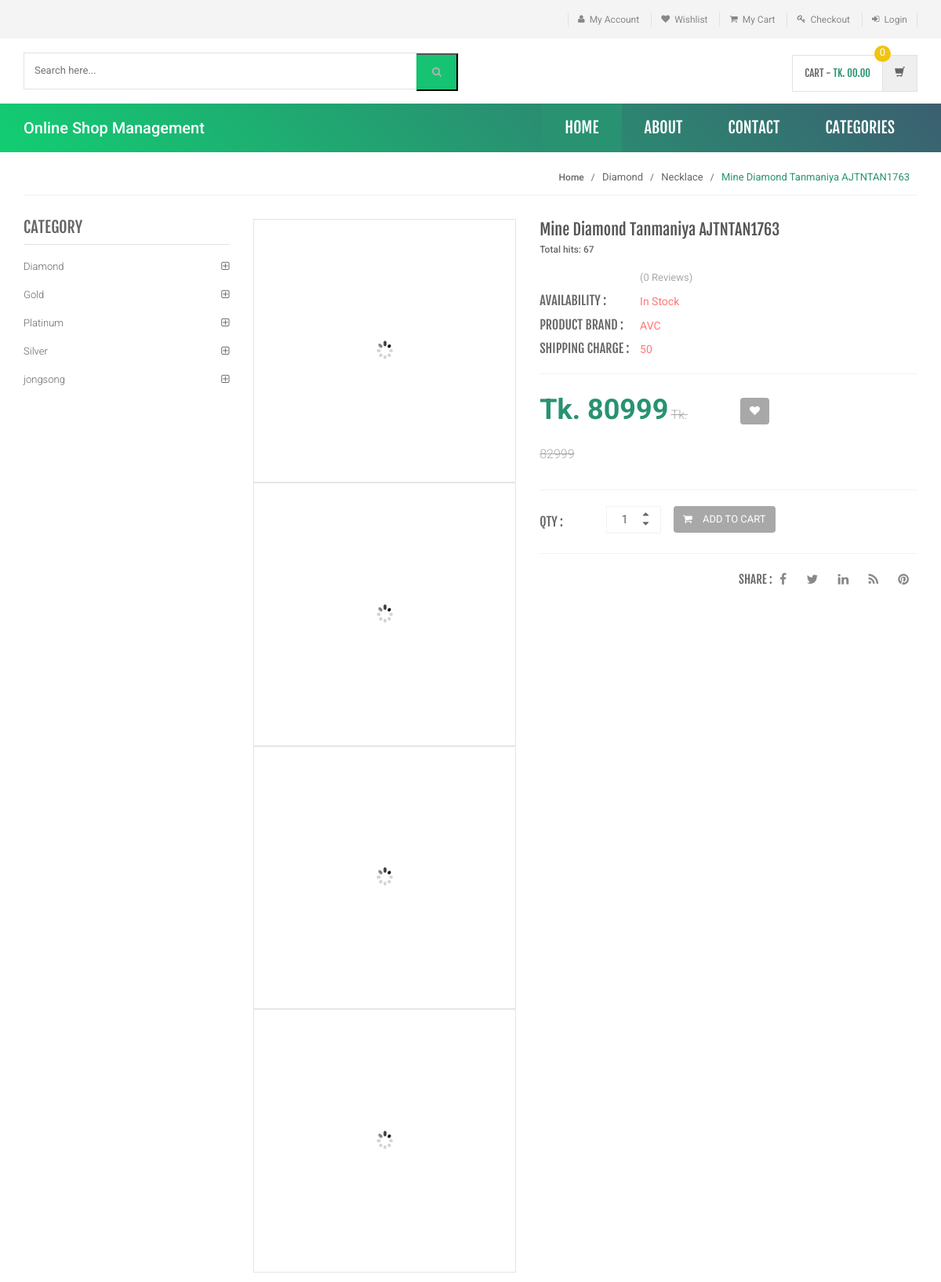
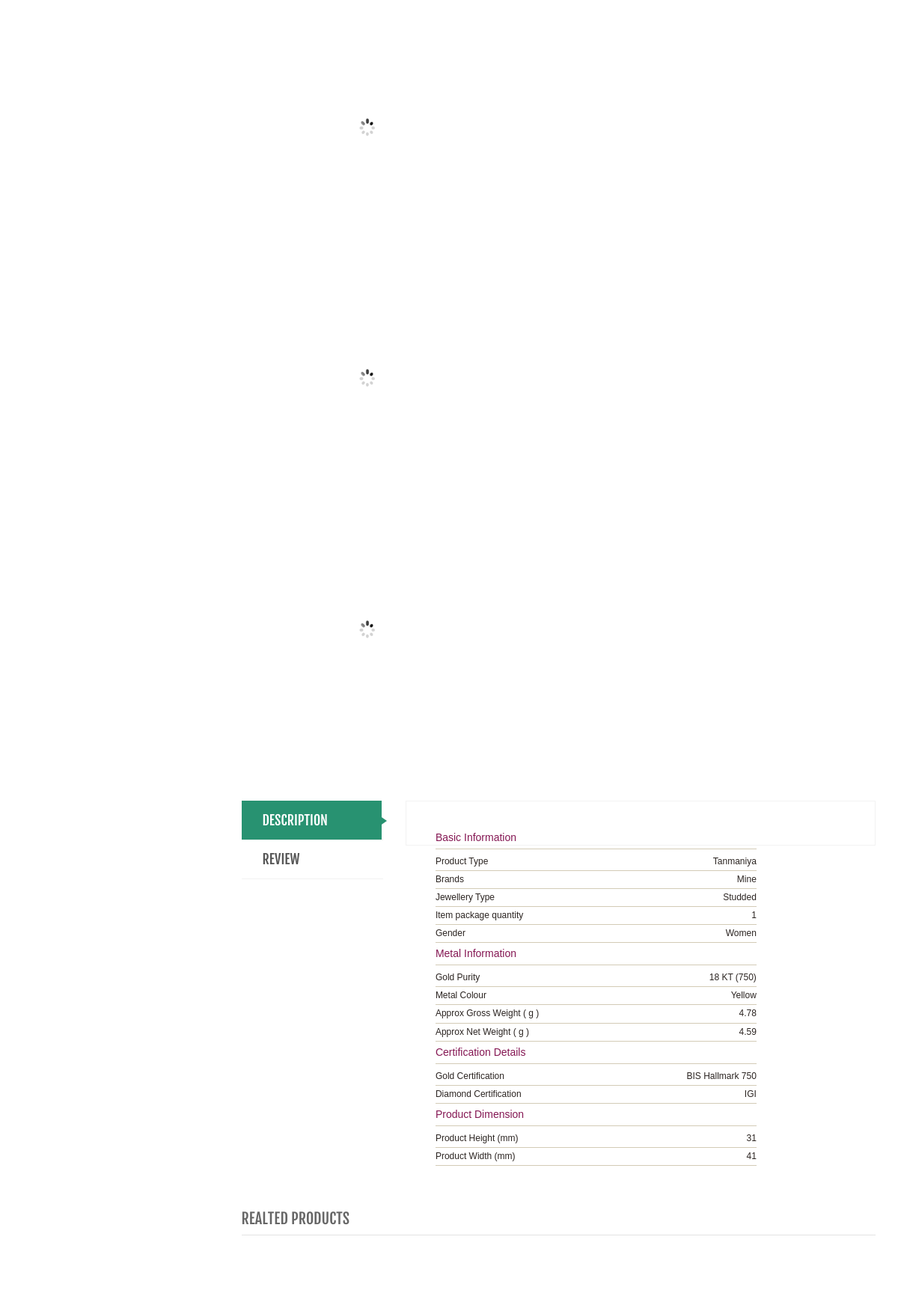
The app's page /product-details.php?pid=23 (upper part) with its own data (2 pictures, top to bottom).
### tables this page shows
CREATE TABLE `products` (
  `id` int(11) NOT NULL,
  `category` int(11) NOT NULL,
  `subCategory` int(11) DEFAULT NULL,
  `productName` varchar(255) DEFAULT NULL,
  `productCompany` varchar(255) DEFAULT NULL,
  `productPrice` int(11) DEFAULT NULL,
  `productPriceBeforeDiscount` int(11) DEFAULT NULL,
  `productDescription` longtext DEFAULT NULL,
  `productImage1` varchar(255) DEFAULT NULL,
  `productImage2` varchar(255) DEFAULT NULL,
  `productImage3` varchar(255) DEFAULT NULL,
  `shippingCharge` int(11) DEFAULT NULL,
  `productAvailability` varchar(255) DEFAULT NULL,
  `postingDate` timestamp NULL DEFAULT current_timestamp(),
  `updationDate` varchar(255) DEFAULT NULL,
  `views` int(11) NOT NULL
);

CREATE TABLE `category` (
  `id` int(11) NOT NULL,
  `categoryName` varchar(255) DEFAULT NULL,
  `categoryDescription` longtext DEFAULT NULL,
  `creationDate` timestamp NOT NULL DEFAULT current_timestamp(),
  `updationDate` varchar(255) DEFAULT NULL
);

CREATE TABLE `subcategory` (
  `id` int(11) NOT NULL,
  `categoryid` int(11) DEFAULT NULL,
  `subcategory` varchar(255) DEFAULT NULL,
  `creationDate` timestamp NULL DEFAULT current_timestamp(),
  `updationDate` varchar(255) DEFAULT NULL
);

### product-details.php (the view, shortened to what this page needs)
<?php
include('includes/config.php');
$pid=intval($_GET['pid']);
?>
<!DOCTYPE html>
<html lang="en">
	<head>
	    <link rel="stylesheet" href="assets/css/bootstrap.min.css">
	    <link rel="stylesheet" href="assets/css/main.css">
	    <link rel="stylesheet" href="assets/css/green.css">
	    <link rel="stylesheet" href="assets/css/owl.carousel.css">
		<link rel="stylesheet" href="assets/css/owl.transitions.css">
		<link rel="stylesheet" href="assets/css/lightbox.css" >
		<link rel="stylesheet" href="assets/css/animate.min.css">
		<link rel="stylesheet" href="assets/css/rateit.css">
		<link rel="stylesheet" href="assets/css/bootstrap-select.min.css">
		<link rel="stylesheet" href="assets/css/config.css">
		<link href="assets/css/green.css" rel="alternate stylesheet" title="Green color">
		<link href="assets/css/blue.css" rel="alternate stylesheet" title="Blue color">
		<link href="assets/css/red.css" rel="alternate stylesheet" title="Red color">
		<link href="assets/css/orange.css" rel="alternate stylesheet" title="Orange color">
		<link href="assets/css/dark-green.css" rel="alternate stylesheet" title="Darkgreen color">
		<link rel="stylesheet" href="assets/css/font-awesome.min.css">
	</head>
    <body class="cnt-home">
<header class="header-style-1">
<?php include('includes/top-header.php');?>
<?php include('includes/main-header.php');?>
<?php include('includes/menu-bar.php');?>
</header>
<div class="breadcrumb">
	<div class="container">
		<div class="breadcrumb-inner">
<?php
$ret=mysqli_query($con,"select category.categoryName as catname,subCategory.subcategory as subcatname,products.productName as pname from products join category on category.id=products.category join subcategory on subcategory.id=products.subCategory where products.id='$pid'");
while ($rw=mysqli_fetch_array($ret)) {
?>
			<ul class="list-inline list-unstyled">
				<li><a href="index.php">Home</a></li>
				<li><?php echo htmlentities($rw['catname']);?></a></li>
				<li><?php echo htmlentities($rw['subcatname']);?></li>
				<li class='active'><?php echo htmlentities($rw['pname']);?></li>
			</ul>
			<?php }?>
		</div>
	</div>
</div>
<div class="body-content outer-top-xs">
	<div class='container'>
		<div class='row single-product outer-bottom-sm '>
			<div class='col-md-3 sidebar'>
				<div class="sidebar-module-container">
<div class="sidebar-widget outer-bottom-xs wow fadeInUp">
	<h3 class="section-title">Category</h3>
	<div class="sidebar-widget-body m-t-10">
		<div class="accordion">
		            <?php $sql=mysqli_query($con,"select id,categoryName  from category");
while($row=mysqli_fetch_array($sql))
{
    ?>
	    	<div class="accordion-group">
	            <div class="accordion-heading">
	                <a href="category.php?cid=<?php echo $row['id'];?>"  class="accordion-toggle collapsed">
	                   <?php echo $row['categoryName'];?>
	                </a>
	            </div>
	        </div>
	        <?php } ?>
	    </div>
	</div>
</div>
				</div>
			</div>
<?php
$ret=mysqli_query($con,"select * from products where id='$pid'");
while($row=mysqli_fetch_array($ret))
{
?>
			<div class='col-md-9'>
				<div class="row  wow fadeInUp">
					     <div class="col-xs-12 col-sm-6 col-md-5 gallery-holder">
    <div class="product-item-holder size-big single-product-gallery small-gallery">
        <div id="owl-single-product">
 <div class="single-product-gallery-item" id="slide1">
                <a data-lightbox="image-1" data-title="<?php echo htmlentities($row['productName']);?>" href="admin/productimages/<?php echo htmlentities($row['id']);?>/<?php echo htmlentities($row['productImage1']);?>">
                    <img class="img-responsive" alt="" src="assets/images/blank.gif" data-echo="admin/productimages/<?php echo htmlentities($row['id']);?>/<?php echo htmlentities($row['productImage1']);?>" width="370" height="350" />
                </a>
            </div>
            <div class="single-product-gallery-item" id="slide1">
                <a data-lightbox="image-1" data-title="<?php echo htmlentities($row['productName']);?>" href="admin/productimages/<?php echo htmlentities($row['id']);?>/<?php echo htmlentities($row['productImage1']);?>">
                    <img class="img-responsive" alt="" src="assets/images/blank.gif" data-echo="admin/productimages/<?php echo htmlentities($row['id']);?>/<?php echo htmlentities($row['productImage1']);?>" width="370" height="350" />
                </a>
            </div>
            <div class="single-product-gallery-item" id="slide2">
                <a data-lightbox="image-1" data-title="Gallery" href="admin/productimages/<?php echo htmlentities($row['id']);?>/<?php echo htmlentities($row['productImage2']);?>">
                    <img class="img-responsive" alt="" src="assets/images/blank.gif" data-echo="admin/productimages/<?php echo htmlentities($row['id']);?>/<?php echo htmlentities($row['productImage2']);?>" />
                </a>
            </div>
            <div class="single-product-gallery-item" id="slide3">
                <a data-lightbox="image-1" data-title="Gallery" href="admin/productimages/<?php echo htmlentities($row['id']);?>/<?php echo htmlentities($row['productImage3']);?>">
                    <img class="img-responsive" alt="" src="assets/images/blank.gif" data-echo="admin/productimages/<?php echo htmlentities($row['id']);?>/<?php echo htmlentities($row['productImage3']);?>" />
                </a>
            </div>
        </div>
        <div class="single-product-gallery-thumbs gallery-thumbs">
            <div id="owl-single-product-thumbnails">
                <div class="item">
                    <a class="horizontal-thumb active" data-target="#owl-single-product" data-slide="1" href="#slide1">
                        <img class="img-responsive"  alt="" src="assets/images/blank.gif" data-echo="admin/productimages/<?php echo htmlentities($row['id']);?>/<?php echo htmlentities($row['productImage1']);?>" />
                    </a>
                </div>
            <div class="item">
                    <a class="horizontal-thumb" data-target="#owl-single-product" data-slide="2" href="#slide2">
                        <img class="img-responsive" width="85" alt="" src="assets/images/blank.gif" data-echo="admin/productimages/<?php echo htmlentities($row['id']);?>/<?php echo htmlentities($row['productImage2']);?>"/>
                    </a>
                </div>
                <div class="item">
                    <a class="horizontal-thumb" data-target="#owl-single-product" data-slide="3" href="#slide3">
                        <img class="img-responsive" width="85" alt="" src="assets/images/blank.gif" data-echo="admin/productimages/<?php echo htmlentities($row['id']);?>/<?php echo htmlentities($row['productImage3']);?>" height="200" />
                    </a>
                </div>
            </div>
        </div>
    </div>
</div>
					<div class='col-sm-6 col-md-7 product-info-block'>
						<div class="product-info">
							<h1 class="name"><?php echo htmlentities($row['productName']);
							?></h1>
							<h6>Total hits: <?php $view = $row['views'];
							$ret=mysqli_query($con, "update products set views=$view+1 where id=$pid");
							echo $view?></h6>
<?php
$rt=mysqli_query($con,"select * from productreviews where productId='$pid'");
$num=mysqli_num_rows($rt);
?>
							<div class="rating-reviews m-t-20">
								<div class="row">
									<div class="col-sm-3">
									</div>
									<div class="col-sm-8">
										<div class="reviews">
											<a href="#" class="lnk">(<?php echo htmlentities($num);?> Reviews)</a>
										</div>
									</div>
								</div>
							</div>
							<div class="stock-container info-container m-t-10">
								<div class="row">
									<div class="col-sm-3">
										<div class="stock-box">
											<span class="label">Availability :</span>
										</div>
									</div>
									<div class="col-sm-9">
										<div class="stock-box">
											<span class="value"><?php echo htmlentities($row['productAvailability']);?></span>
										</div>
									</div>
								</div>
							</div>
<div class="stock-container info-container m-t-10">
								<div class="row">
									<div class="col-sm-3">
										<div class="stock-box">
											<span class="label">Product Brand :</span>
										</div>
									</div>
									<div class="col-sm-9">
										<div class="stock-box">
											<span class="value"><?php echo htmlentities($row['productCompany']);?></span>
										</div>
									</div>
								</div>
							</div>
<div class="stock-container info-container m-t-10">
								<div class="row">
									<div class="col-sm-3">
										<div class="stock-box">
											<span class="label">Shipping Charge :</span>
										</div>
									</div>
									<div class="col-sm-9">
										<div class="stock-box">
											<span class="value"><?php if($row['shippingCharge']==0)
											{
												echo "Free";
											}
											else
											{
												echo htmlentities($row['shippingCharge']);
											}
											?></span>
										</div>
									</div>
								</div>
							</div>
							<div class="price-container info-container m-t-20">
								<div class="row">
									<div class="col-sm-6">
										<div class="price-box">
											<span class="price">Tk.  <?php echo htmlentities($row['productPrice']);?></span>
											<span class="price-strike">Tk. <?php echo htmlentities($row['productPriceBeforeDiscount']);?></span>
										</div>
									</div>
									<div class="col-sm-6">
										<div class="favorite-button m-t-10">
											<a class="btn btn-primary" data-toggle="tooltip" data-placement="right" title="Wishlist" href="product-details.php?pid=<?php echo htmlentities($row['id'])?>&&action=wishlist">
											    <i class="fa fa-heart"></i>
											</a>
										</div>
									</div>
								</div>
							</div>
							<div class="quantity-container info-container">
								<div class="row">
									<div class="col-sm-2">
										<span class="label">Qty :</span>
									</div>
									<div class="col-sm-2">
										<div class="cart-quantity">
											<div class="quant-input">
								                <div class="arrows">
								                  <div class="arrow plus gradient"><span class="ir"><i class="icon fa fa-sort-asc"></i></span></div>
								                  <div class="arrow minus gradient"><span class="ir"><i class="icon fa fa-sort-desc"></i></span></div>
								                </div>
								                <input type="text" value="1">
							              </div>
							            </div>
									</div>
									<div class="col-sm-7">
										<a href="product-details.php?page=product&action=add&id=<?php echo $row['id']; ?>" class="btn btn-primary"><i class="fa fa-shopping-cart inner-right-vs"></i> ADD TO CART</a>
									</div>
								</div>
							</div>
							<div class="product-social-link m-t-20 text-right">
								<span class="social-label">Share :</span>
								<div class="social-icons">
						            <ul class="list-inline">
						                <li><a class="fa fa-facebook" href="http://facebook.com/transvelo"></a></li>
						                <li><a class="fa fa-twitter" href="#"></a></li>
						                <li><a class="fa fa-linkedin" href="#"></a></li>
						                <li><a class="fa fa-rss" href="#"></a></li>
						                <li><a class="fa fa-pinterest" href="#"></a></li>
						            </ul>
						        </div>
							</div>
						</div>
					</div>
				</div>
				<div class="product-tabs inner-bottom-xs  wow fadeInUp">
					<div class="row">
						<div class="col-sm-3">
							<ul id="product-tabs" class="nav nav-tabs nav-tab-cell">
								<li class="active"><a data-toggle="tab" href="#description">DESCRIPTION</a></li>
								<li><a data-toggle="tab" href="#review">REVIEW</a></li>
							</ul>
						</div>
						<div class="col-sm-9">
							<div class="tab-content">
								<div id="description" class="tab-pane in active">
									<div class="product-tab">
										<p class="text"><?php echo $row['productDescription'];?></p>
									</div>
								</div>
										</div>
							        </div>
								</div>
							</div>
						</div>
					</div>
				</div>
<?php $cid=$row['category'];
			$subcid=$row['subCategory']; } ?>
<section class="section featured-product wow fadeInUp">
	<h3 class="section-title">Realted Products </h3>
</section>
			</div>
</body>
</html>

### records on screen
products: category.categoryName "Diamond", subcategory.subcategory "Necklace", productName "Mine Diamond Tanmaniya AJTNTAN1763", views "67", num "0", productAvailability "In Stock", productCompany "AVC", shippingCharge "50", productPrice "80999", productPriceBeforeDiscount "82999", productDescription "Basic Information Product Type Tanmaniya Brands Mine Jewellery Type Studded Item package quantity 1 Gender Women Metal Information Gold Purity 18 KT (750) Metal Colour Yellow Approx Gross Weight ( g ) 4.78 Approx Net Weight ( g ) 4.59 Certification Details Gold Certification BIS Hallmark 750 Diamond Certification IGI Product Dimension Product Height (mm) 31 Product Width (mm) 41"
category: categoryName "Diamond"
category: categoryName "Gold"
category: categoryName "Platinum"
category: categoryName "Silver"
category: categoryName "jongsong"
